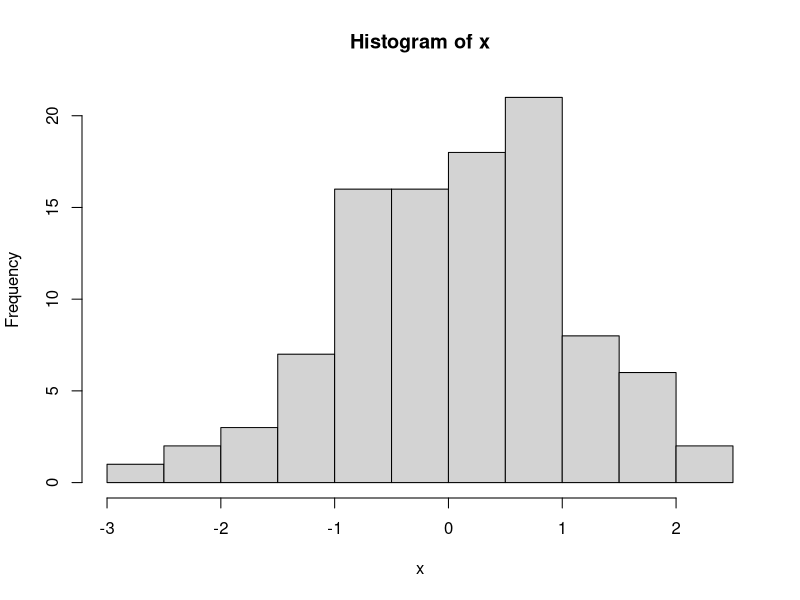
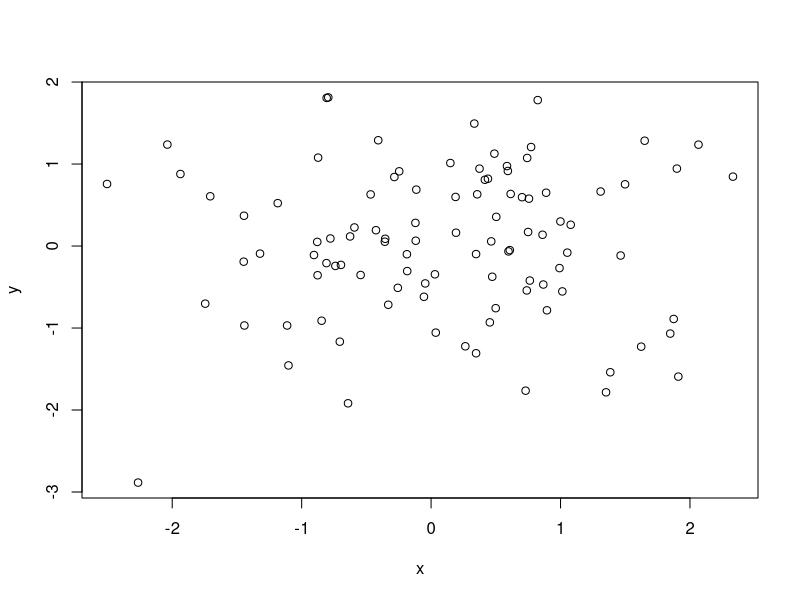
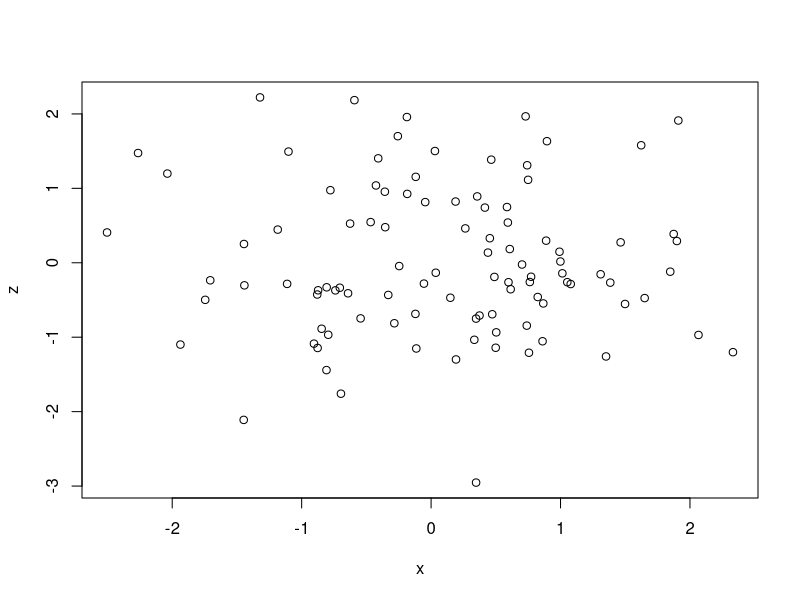
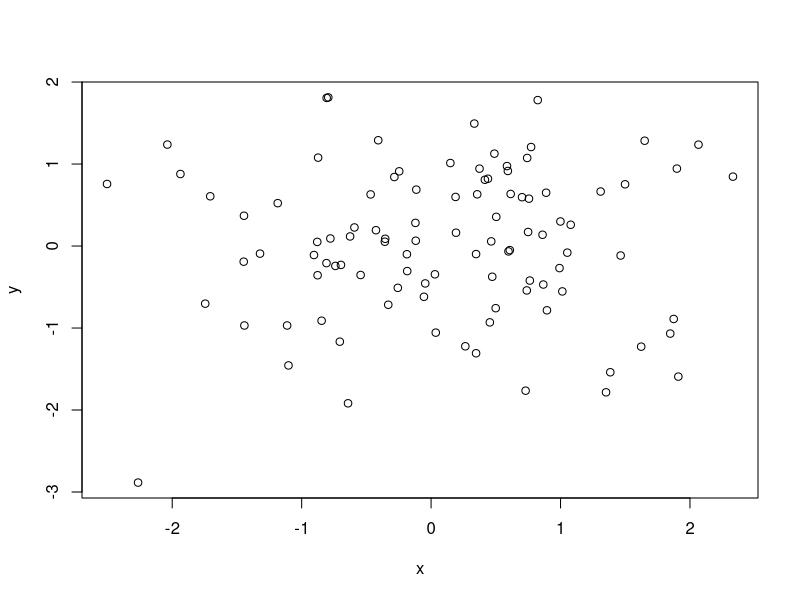
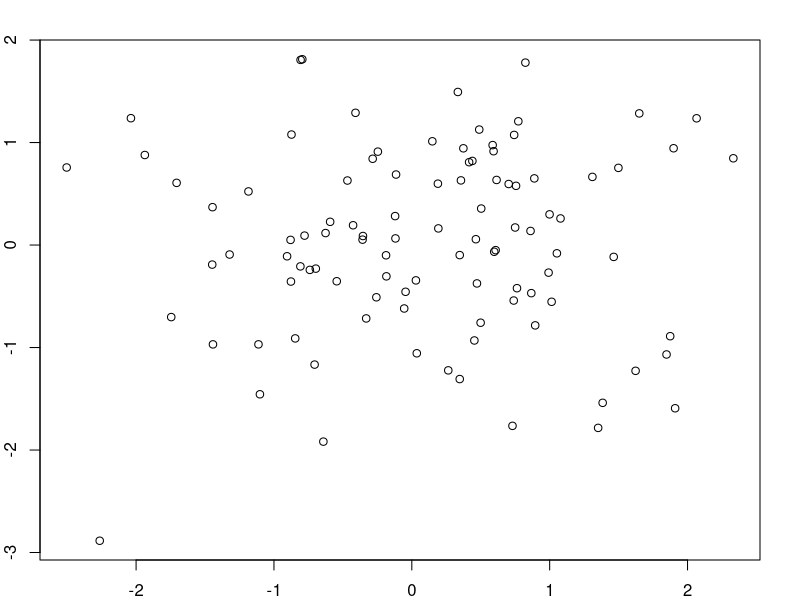
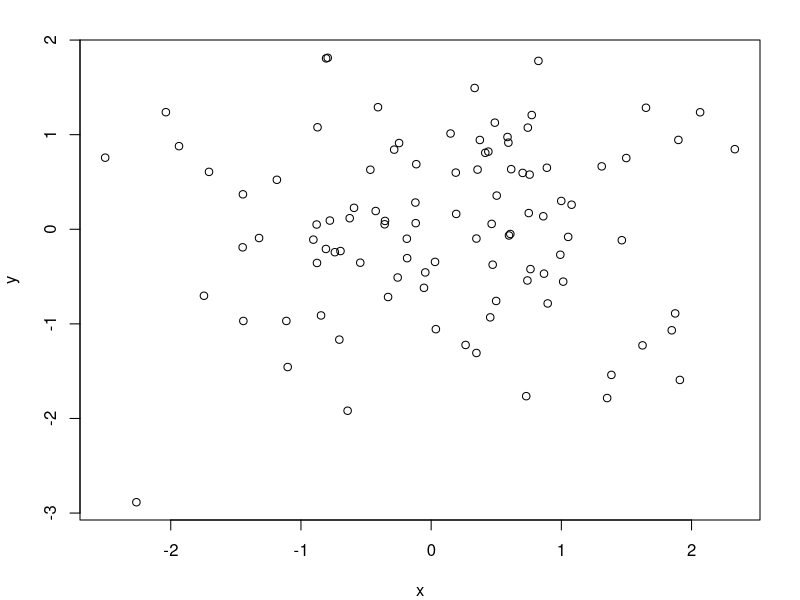
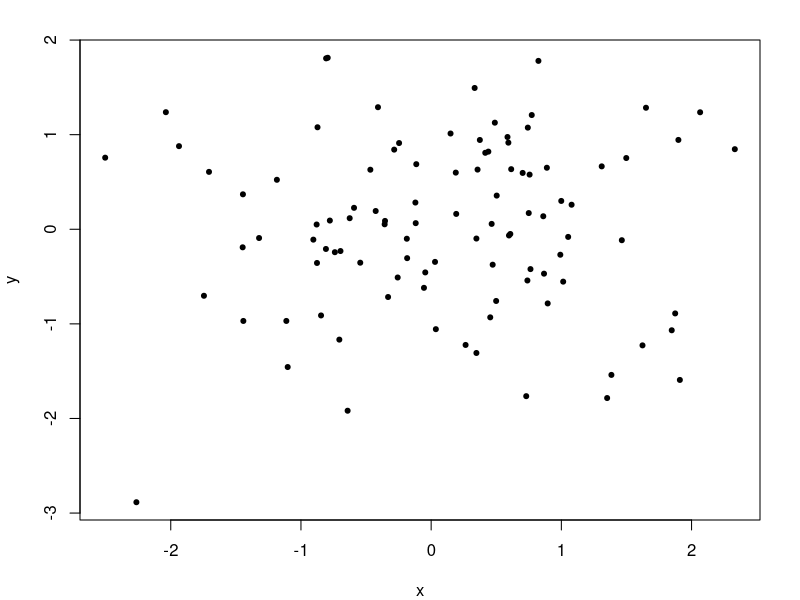
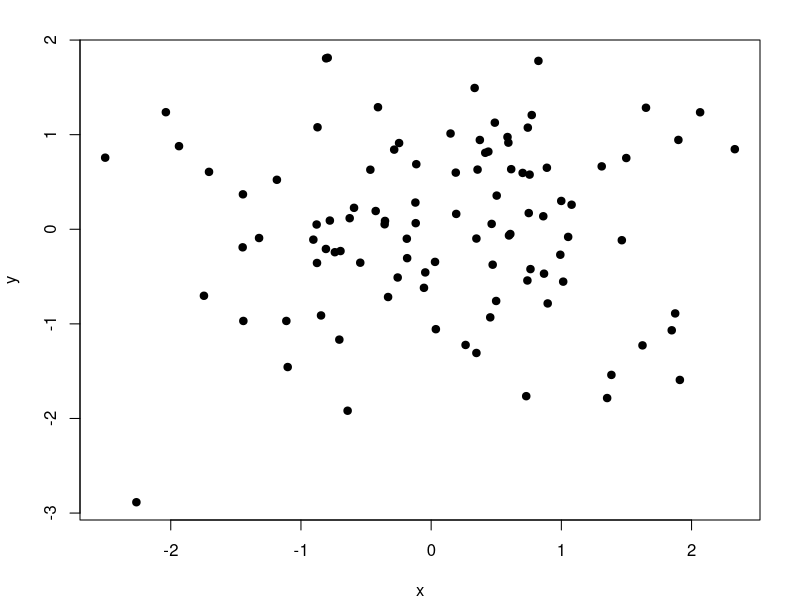

R code for these plots, in order:
x <- rnorm(100)
hist(x)

y <- rnorm(100)
plot(x,y)

z <- rnorm(100)
plot(x,z)

plot(x,y)

# side 1: 5 lines of margin text available (down)
# side 2: 4 lines of margin text available (left)
# side 3: 4 lines of margin text available (up)
# side 4: 2 lines of margin text available (right)

par(mar=c(2,2,2,2))
plot(x,y) # you lose your label

par(mar=c(4,4,2,2))
plot(x,y)
plot(x,y, pch = 20) # solid circle
plot(x,y, pch=19)
plot(x,y, pch=2) # triangle
example(points)

x <- rnorm(100)
y <- rnorm(100)
plot(x,y, pch=20)
title("Scatterplot")
text(-2, -2, "Label")
legend("topleft", legend = "Data", pch=20)
fit <- lm(y~x)
abline(fit)
abline(fit, lwd = 3, col = "blue") # overwrites original line

z <- rpois(100,2)
par(mfrow = c(2, 1))
plot(x, y, pch=20)
plot(x, z, pch=19)

par("mar")
par(mar = c(2, 2, 1, 1))
plot(x, y, pch = 20)
plot(x, z, pch = 20)

par(mfrow = c(1, 2))
par(mar = c(4, 4, 2, 2))
plot(x, y, pch=20)
plot(x, z, pch=20)

par(mfrow = c(2,2))
plot(x, y)
plot(x, z)
plot(z, x)
plot(y, x)

par(mfcol = c(2, 2))
plot(x, y)
plot(x, z)
plot(z, x)
plot(y, x)

par(mfrow = c(1, 1))
x <- rnorm(100)
y <- x + rnorm(100)
g <- gl(2, 50, labels = c("Male", "Female"))
plot(x, y)
plot(x, y, type = "n") # make the plot, but don't put the data in there
# how to subset individual group data on the plot with different colors
points(x[g == "Male"], y[g == "Male"], col = "green")
points(x[g == "Female"], y[g == "Female"], col = "blue")

